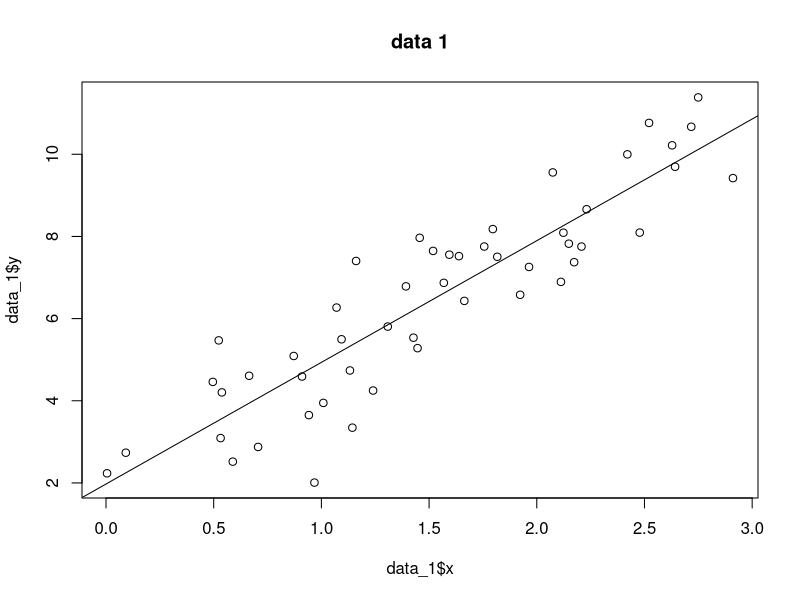
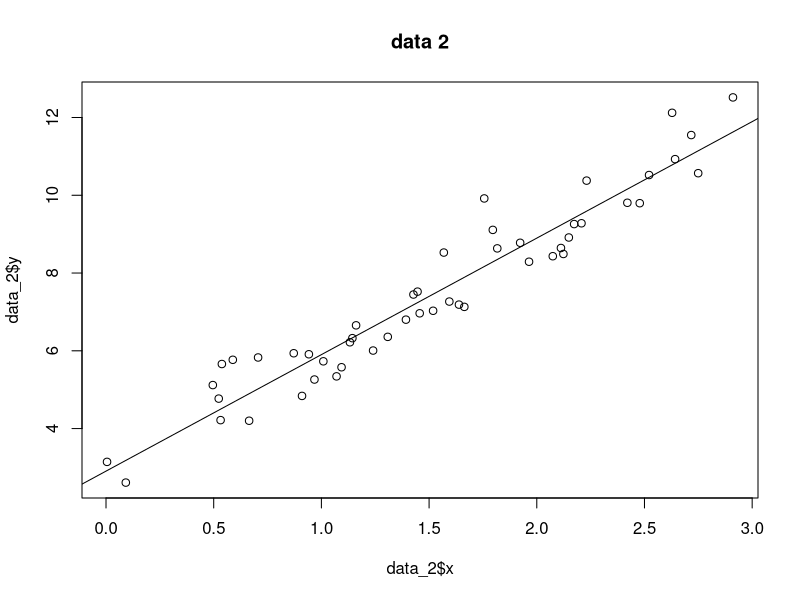
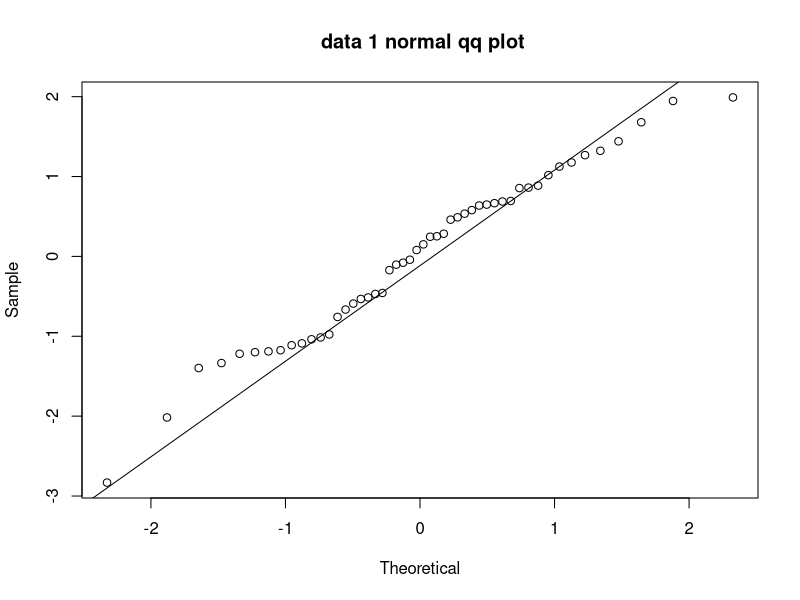
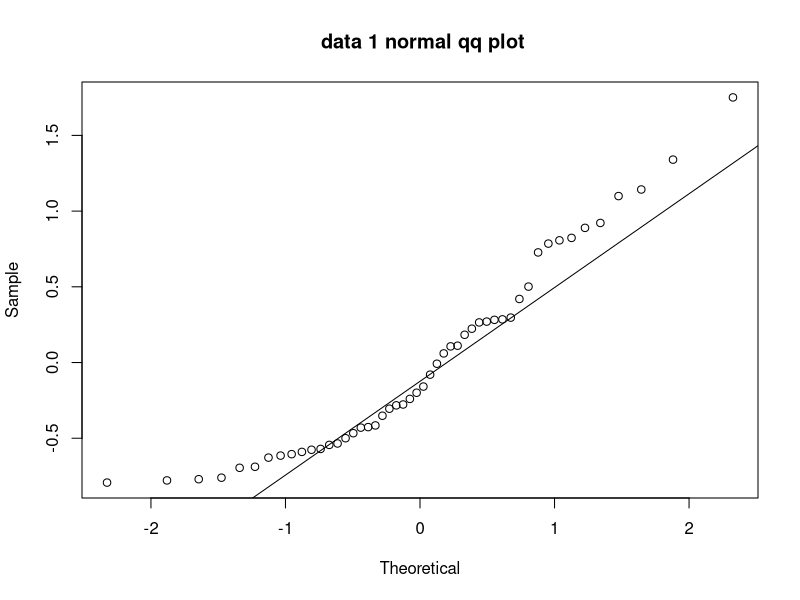
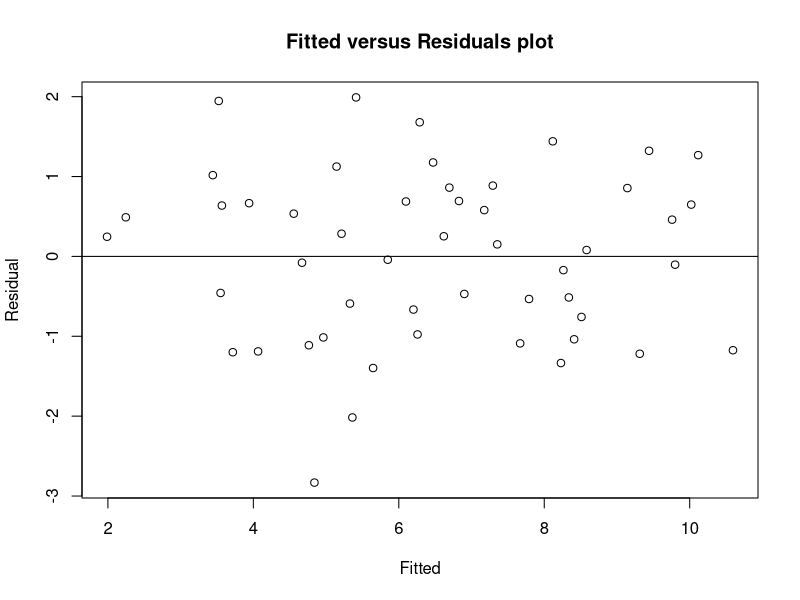
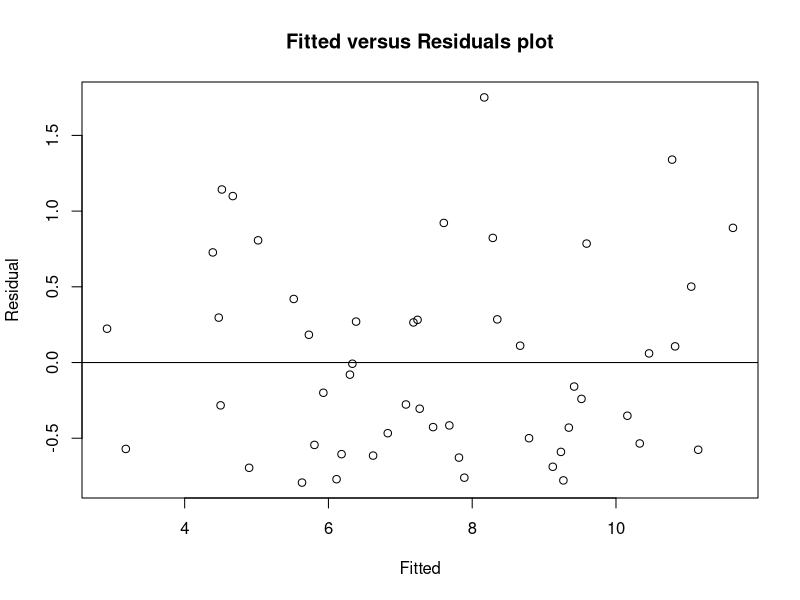

R code for these plots, in order:
## ---- chunk 1
# preamble
gen_data_1 = function(sample_size = 50, seed = 420) {
  set.seed(seed)
  x = runif(n = sample_size, min = 0, max = 3)
  y = 2 + 3 * x + rnorm(n = sample_size)
  data.frame(x = x, y = y)
}

gen_data_2 = function(sample_size = 50, seed = 420) {
  set.seed(seed)
  x = runif(n = sample_size, min = 0, max = 3)
  y = 2 + 3 * x + rf(n = sample_size, df1 = 4, df2 = 30)
  data.frame(x = x, y = y)
}

data_1 = gen_data_1()
data_2 = gen_data_2()
## ---- chunk 2
#solution
line1_model = lm (y~x, data = data_1)
line2_model = lm (y~x, data = data_2)
plot(data_1$x, data_1$y, main = "data 1")
abline(line1_model)
plot(data_2$x, data_2$y, main = "data 2")
abline(line2_model)
## ---- chunk 3
# solution
qqnorm(resid(line1_model), main = " data 1 normal qq plot",xlab = "Theoretical" , ylab = "Sample" )
qqline(resid(line1_model))
qqnorm(resid(line2_model), main = " data 1 normal qq plot",xlab = "Theoretical" , ylab = "Sample" )
qqline(resid(line2_model))
## ---- chunk 4
# solution
plot (fitted(line1_model), resid (line1_model), main = "Fitted versus Residuals plot", xlab = "Fitted", ylab= "Residual")
abline(h=0)
plot (fitted(line2_model), resid (line2_model), main = "Fitted versus Residuals plot", xlab = "Fitted", ylab= "Residual")
abline(h=0)
## ---- chunk 5
#solution
shapiro.test(resid (line1_model))
shapiro.test(resid (line2_model))
shapiro.test(resid (line1_model))$p.value
shapiro.test(resid (line2_model))$p.value
## ---- chunk 6
# solution
#install.packages("lmtest")
library(lmtest)
bptest (line1_model)
bptest (line2_model)
## ---- chunk 7
#starter

## ---- chunk 8
# solution
LifeCycleSavings_model = lm (sr~pop15+pop75+dpi+ddpi, data = LifeCycleSavings)
sum(abs(LifeCycleSavings_model$residuals) < 2)/length(LifeCycleSavings_model$residuals)
## ---- chunk 9
# solution
a = max(abs(LifeCycleSavings_model$residuals))
z = abs(LifeCycleSavings_model$residuals) == a
(abs(LifeCycleSavings_model$residuals))[z]
## ---- chunk 10
# solution
sum(hatvalues(LifeCycleSavings_model)> 2 * mean(hatvalues(LifeCycleSavings_model)))
## ---- chunk 11
# solution
a1 = max(hatvalues(LifeCycleSavings_model))
z1 = hatvalues(LifeCycleSavings_model) == a1
(abs(LifeCycleSavings_model$residuals))[z1]
## ---- chunk 12
# solution
max(cooks.distance(LifeCycleSavings_model))
## ---- chunk 13
# solution
low = cooks.distance(LifeCycleSavings_model) <= 4/length(cooks.distance(LifeCycleSavings_model))
model_new = lm (sr~pop15+pop75+dpi+ddpi, data = subset(LifeCycleSavings,low))
model_new
